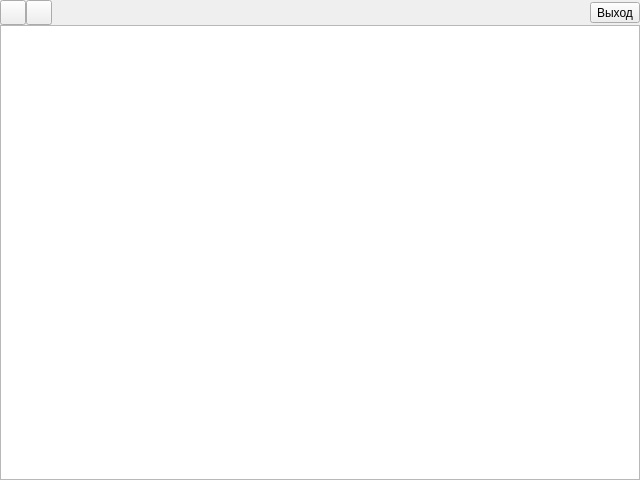
<?xml version="1.0" encoding="UTF-8"?>
<ui version="4.0">
 <class>HelpBrowser</class>
 <widget class="QDialog" name="HelpBrowser">
  <property name="geometry">
   <rect>
    <x>0</x>
    <y>0</y>
    <width>640</width>
    <height>480</height>
   </rect>
  </property>
  <property name="sizePolicy">
   <sizepolicy hsizetype="Minimum" vsizetype="Minimum">
    <horstretch>0</horstretch>
    <verstretch>0</verstretch>
   </sizepolicy>
  </property>
  <property name="minimumSize">
   <size>
    <width>320</width>
    <height>240</height>
   </size>
  </property>
  <property name="windowTitle">
   <string/>
  </property>
  <layout class="QVBoxLayout" name="verticalLayout">
   <property name="spacing">
    <number>0</number>
   </property>
   <property name="margin">
    <number>0</number>
   </property>
   <item>
    <layout class="QHBoxLayout" name="horizontalLayout">
     <property name="spacing">
      <number>0</number>
     </property>
     <item>
      <widget class="QToolButton" name="tb_home">
       <property name="toolTip">
        <string>На главную</string>
       </property>
       <property name="text">
        <string/>
       </property>
       <property name="icon">
        <iconset resource="res.qrc">
         <normaloff>:/images/buttons/go-home.png</normaloff>:/images/buttons/go-home.png</iconset>
       </property>
       <property name="iconSize">
        <size>
         <width>18</width>
         <height>18</height>
        </size>
       </property>
      </widget>
     </item>
     <item>
      <widget class="QToolButton" name="tb_back">
       <property name="toolTip">
        <string>Назад</string>
       </property>
       <property name="text">
        <string/>
       </property>
       <property name="icon">
        <iconset resource="res.qrc">
         <normaloff>:/images/buttons/go-previous.png</normaloff>:/images/buttons/go-previous.png</iconset>
       </property>
       <property name="iconSize">
        <size>
         <width>18</width>
         <height>18</height>
        </size>
       </property>
      </widget>
     </item>
     <item>
      <spacer name="horizontalSpacer">
       <property name="orientation">
        <enum>Qt::Horizontal</enum>
       </property>
       <property name="sizeHint" stdset="0">
        <size>
         <width>40</width>
         <height>20</height>
        </size>
       </property>
      </spacer>
     </item>
     <item>
      <widget class="QToolButton" name="tb_exit">
       <property name="toolTip">
        <string>Закрыть окно справки</string>
       </property>
       <property name="text">
        <string>Выход</string>
       </property>
       <property name="icon">
        <iconset resource="res.qrc">
         <normaloff>:/images/buttons/exit.png</normaloff>:/images/buttons/exit.png</iconset>
       </property>
       <property name="iconSize">
        <size>
         <width>18</width>
         <height>18</height>
        </size>
       </property>
       <property name="checkable">
        <bool>false</bool>
       </property>
       <property name="toolButtonStyle">
        <enum>Qt::ToolButtonIconOnly</enum>
       </property>
       <property name="arrowType">
        <enum>Qt::NoArrow</enum>
       </property>
      </widget>
     </item>
    </layout>
   </item>
   <item>
    <widget class="QTextBrowser" name="help_browser"/>
   </item>
  </layout>
 </widget>
 <resources>
  <include location="res.qrc"/>
 </resources>
 <connections/>
</ui>
